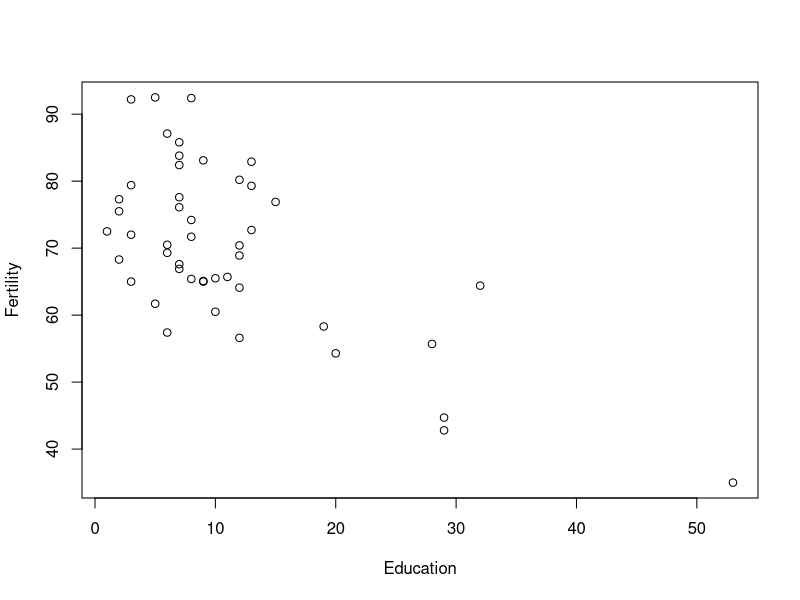
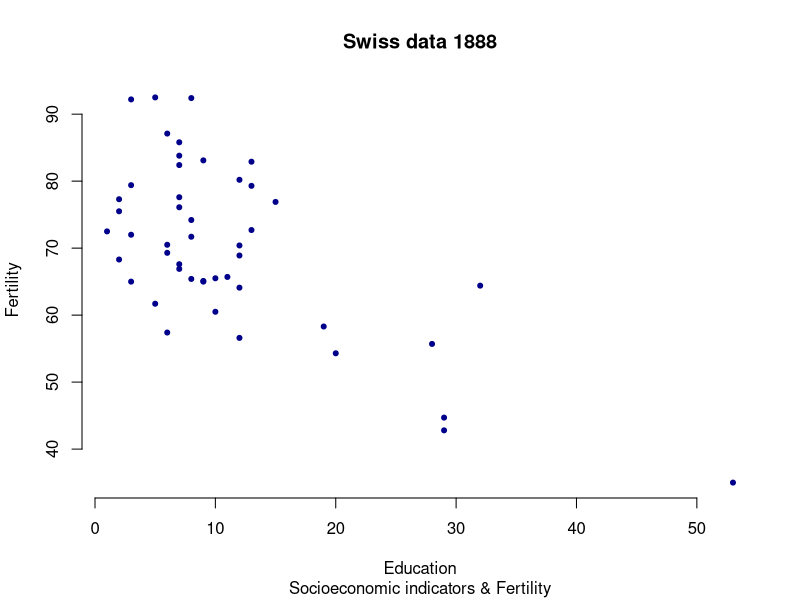
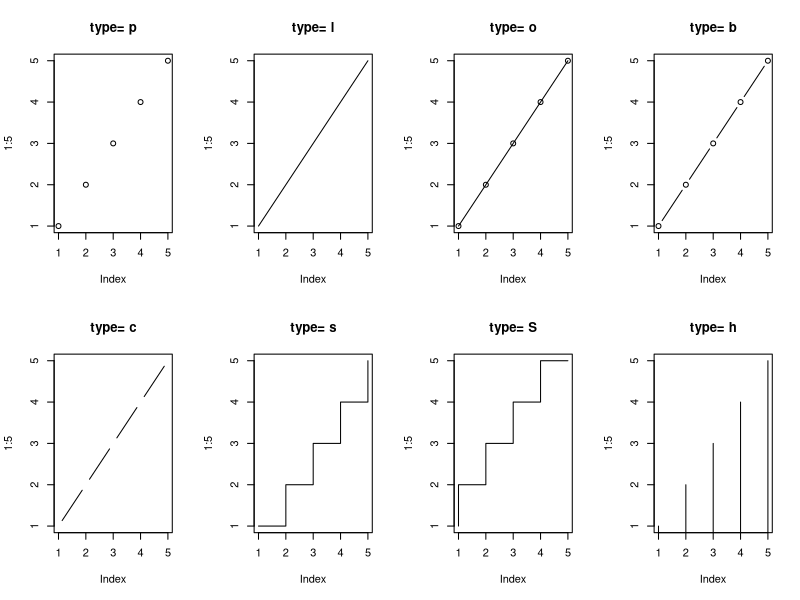
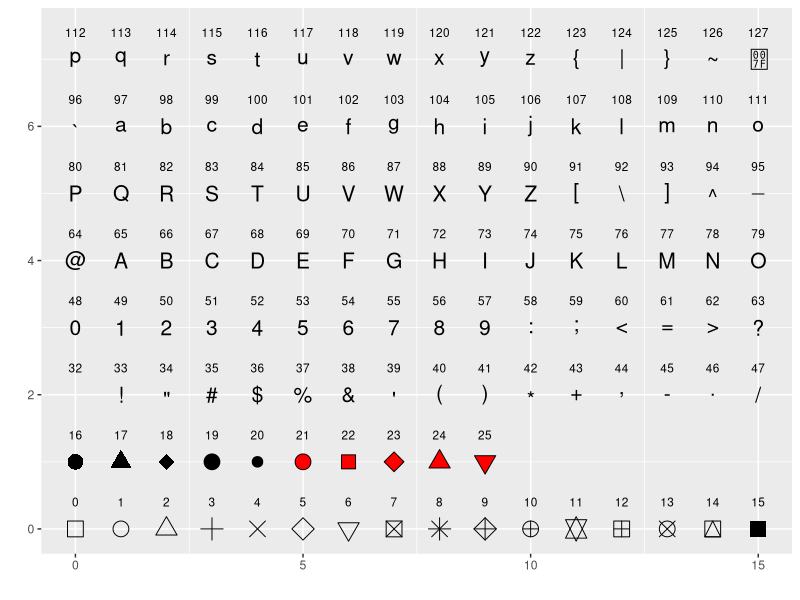
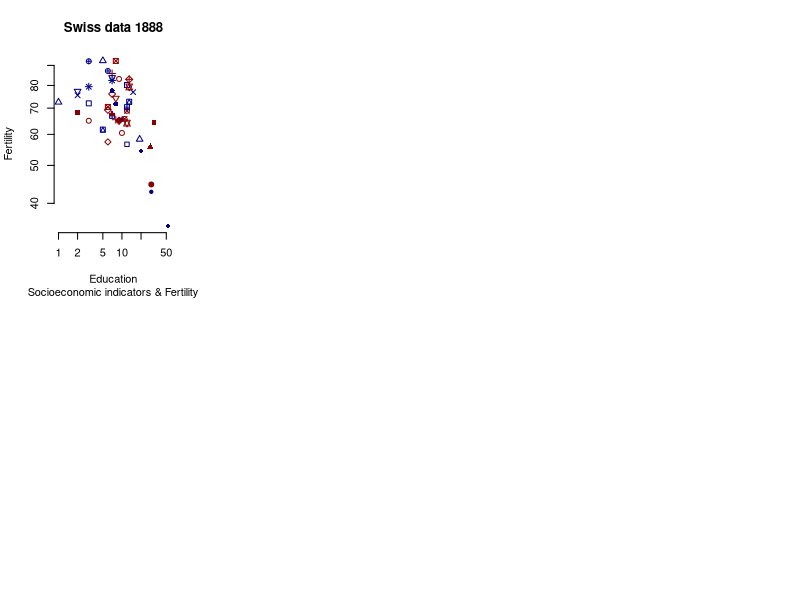
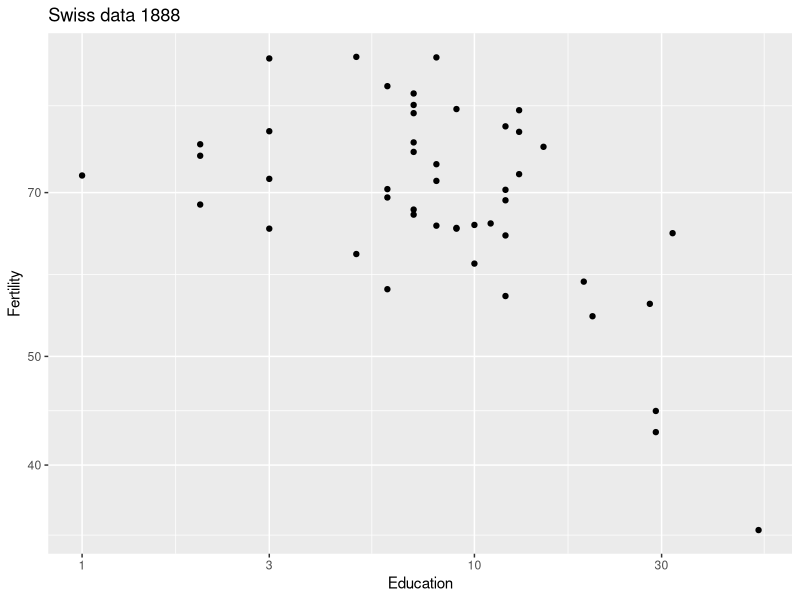
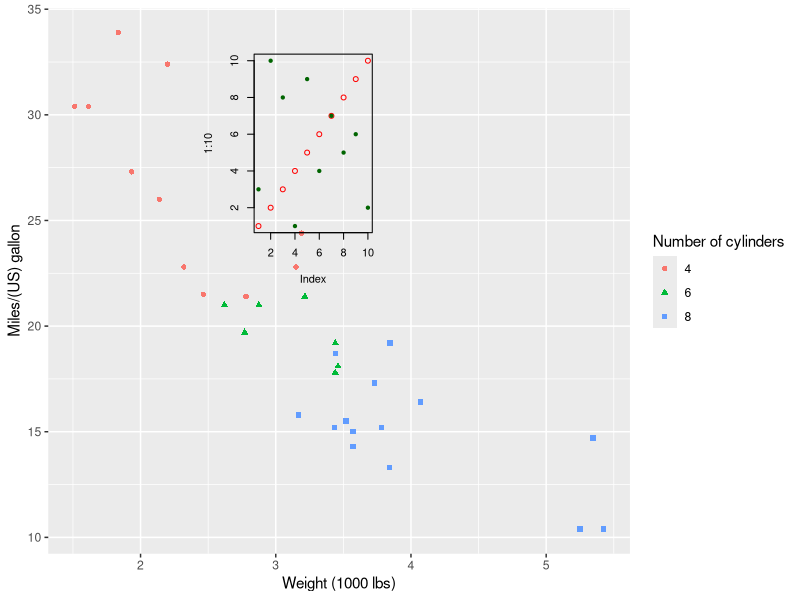
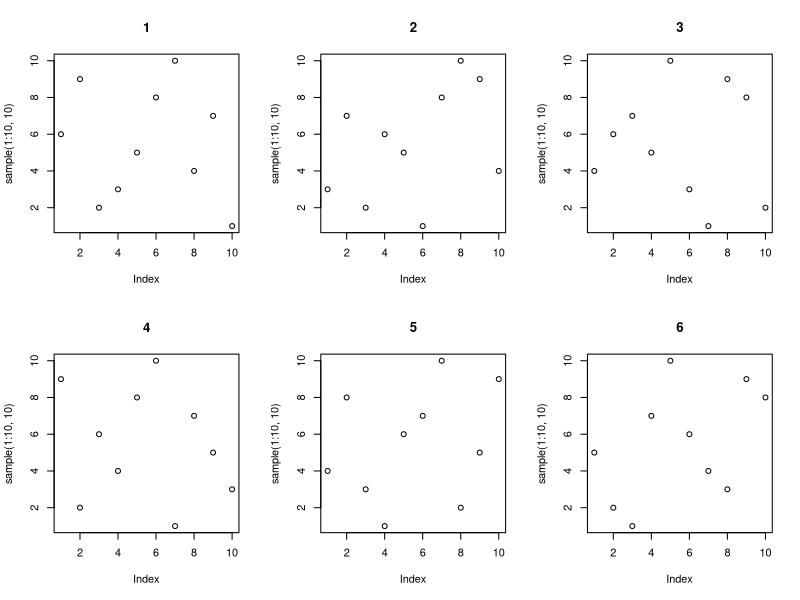

The R script that drew these images, in order:
## ---- chunk 1
color_block = function(color) {
  function(x, options) sprintf('\\color{%s}\\begin{verbatim}%s\\end{verbatim}',
                               color, x)
}

## 将错误信息用红色字体显示
knitr::knit_hooks$set(error = color_block('red'))
## ---- chunk 2
head(swiss);
## ---- chunk 3
with( swiss, plot( Education, Fertility ) );
## ---- chunk 4
with( swiss, plot(Education, Fertility, type = "p", main = "Swiss data 1888", 
                  sub = "Socioeconomic indicators & Fertility", 
                  xlab = "Education", ylab = "Fertility", col = "darkblue", 
                  xlim = range( Education ), ylim = range( Fertility ), 
                  pch = 20, frame.plot = F) );
## ---- chunk 5
par( mfrow = c(2,4) ); ### 在一张图上画 2 x 4 个 panel 
opts <- c( "p", "l", "o", "b", "c", "s", "S", "h" );
for( o in opts ){
  plot(1:5, type = o, main = paste( "type=", o ) );
}
## ---- chunk 6
library(tidyverse);
ggplot( data.frame( p = c(0:25, 32:127) ) ) +
  scale_y_continuous( name = "" ) + scale_x_continuous( name = "" ) + 
  scale_shape_identity() + 
  geom_point( aes( x = p%%16, y = p%/%16, shape = p ), size = 5, fill = "red" ) + 
  geom_text( aes( x = p %% 16, y = p%/%16 + 0.4, label = p  ), size = 3 );
## ---- chunk 7
with( swiss, plot(Education, Fertility, type = "p", main = "Swiss data 1888", 
                  sub = "Socioeconomic indicators & Fertility", 
                  xlab = "Education", ylab = "Fertility", col = c("darkblue", "darkred"), 
                  xlim = range( Education ), ylim = range( Fertility ), 
                  pch = 0:25, frame.plot = F, log = "xy") );
## 注： 也可以用 log='x' 或 log='y' 只对一个axis 进行 log 处理
## ---- chunk 8
ggplot( swiss, aes( x = Education, y = Fertility ) ) + 
  geom_point(  ) + scale_x_log10() + scale_y_log10() + 
  xlab( "Education" ) + ylab( "Fertility" ) + 
  ggtitle( "Swiss data 1888" );
## ---- chunk 9
ggplot( mtcars, aes( x = wt, y = mpg, colour = factor( cyl ), shape = factor(cyl) ) ) +
  geom_point() + xlab( "Weight (1000 lbs)" ) + ylab( "Miles/(US) gallon" ) +
  labs( colour = "Number of cylinders", shape = "Number of cylinders" ) ;
## ---- chunk 10
plot( 1:10, col = "red" ); ## high level 
points( sample(1:10, 10), col = "darkgreen", pch = 20 ); ## low level
## ---- chunk 11
par( c( "mar", "bg" ) ); ## 显示指定参数的值
## 显示所有参数 
par(); 
## ---- chunk 12
par( mfrow=c(2,3) );
for( i in 1:6 )
  plot( sample( 1:10, 10 ), main = i );
## ---- chunk 13
par( mfcol=c(2,3) );
for( i in 1:6 )
  plot( sample( 1:10, 10 ), main = i );
## ---- chunk 14
year1 <- c(7, 12, 28, 3, 41);
year2 <- c(14, 7, 6, 19, 3);

plot( year1, type = "o", pch = 20, col = "red", xlab = "Month", ylab = "Rain fall", 
      main = "Rain fall chart");
lines( year2, type = "o", pch = 20, col = "blue");
## ---- chunk 15
plot( year2, type = "o", pch = 20, col = "blue", xlab = "Month", ylab = "Rain fall", 
      main = "Rain fall chart");
lines( year1, type = "o", pch = 20, col = "red");
## ---- chunk 16
df <- rbind( tibble( month = 1:length( year1 ), value = year1, cat = "Year1" ),
             tibble( month = 1:length( year2 ), value = year2, cat = "Year2 ") );

plot1 <-  ## 将图保存在变量中；
  ggplot( df, aes( x = month, y = value, colour = cat) ) + 
  geom_line() + geom_point() + 
  xlab( "Month" ) + ylab( "Rain fall" ) +
  labs( colour = "Year");
plot1;  ## 画图
## ---- chunk 17
plot1 + 
  geom_point( data = data.frame( x2 = 1:5, y2 = sample(30:100, 5) ),  ## 注意： data = 是必须的
          aes( x = x2, y = y2 ),  ## 使用自己的 aes ... 
          colour =  c("darkgreen", "red", "blue", "gold", "purple") , shape = 15, size = 4 )
## ---- chunk 18
plot1 + 
  geom_point( data = data.frame( x2 = 1:5, y2 = sample(30:100, 5) ),  ## 注意： data = 是必须的
              aes( x = x2, y = y2 , colour = factor( y2 ) ),  ## colour 在 aes 内部
              shape = 15, size = 4 )
## ---- chunk 19
ggplot( data = data.frame( x2 = 1:5, y2 = sample(30:100, 5) ),
        aes( x = x2, y = y2 , colour = y2 ) ) + 
  geom_point( shape = 15, size = 4 )
## ---- chunk 20
df$col <- sample( colours(), 10 ); ## 现有我们有颜色了！
ggplot(df, aes( x = month, y = value, colour = col ) ) +  
  geom_point( size = 4, shape = 15 ) + facet_grid( ~ cat );
## ---- chunk 21
ggplot(df, aes( x = month, y = value, colour = col ) ) + 
  geom_point( size = 4, shape = 15 ) + facet_grid( ~ cat ) +  ##  facet_grid 又是什么？？ 
  scale_color_identity(); ## magic !! 
## ---- chunk 22
ggplot(mtcars, aes( wt , mpg)) + geom_point() +
  scale_y_log10()
## ---- chunk 23
ggplot(mtcars, aes( wt , mpg)) + geom_point() +
  coord_trans( y = "log10" );
## ---- chunk 24
plot1 <-  ggplot(mtcars, aes(x = factor(cyl))) +
  geom_bar(width = 1, colour = "black");
plot1;
## ---- chunk 25
plot1 + coord_polar();
## ---- chunk 26
qplot(displ, hwy, data=mpg, facets = . ~ year) + geom_smooth();
## ---- chunk 27
## 作图
ggplot( swiss, aes( x = Education, y = Fertility ) ) +
  geom_point( shape = 20 );

## 分析
with( swiss, cor.test( Education, Fertility  )$estimate );
## ---- chunk 28
m = lm(Fertility ~ Education, swiss);
c = cor.test( swiss$Fertility, swiss$Education );
eq <- substitute( atop( italic(y) == a + b %.% italic(x),
                            italic(r)^2~"="~r2*","~italic(p)==pvalue ),
                      list(a = as.vector( format(coef(m)[1], digits = 2) ),
                           b =  as.vector(  format(coef(m)[2], digits = 2) ),
                           r2 =  as.vector( format(summary(m)$r.squared, digits = 2) ),
                           pvalue =  as.vector( format( c$p.value , digits = 2) ) )
    )

eq <- as.character(as.expression(eq));

ggplot(swiss, aes( x = Education,  y = Fertility ) ) +
        geom_point( shape = 20 ) +
        geom_smooth( se = T ) +
        geom_text( data = NULL,
                   aes( x = 30, y = 80, label= eq, hjust = 0, vjust = 1),
                   size = 4, parse = TRUE, inherit.aes=FALSE);
## ---- chunk 29
td <- expand.grid(
    hjust=c(0, 0.5, 1),
    vjust=c(0, 0.5, 1),
    angle=c(0, 45, 90),
    text="text"
)

ggplot(td, aes(x=hjust, y=vjust)) + 
    geom_point() +
    geom_text(aes(label=text, angle=angle, hjust=hjust, vjust=vjust)) + 
    facet_grid(~angle) +
    scale_x_continuous(breaks=c(0, 0.5, 1), expand=c(0, 0.2)) +
    scale_y_continuous(breaks=c(0, 0.5, 1), expand=c(0, 0.2))
## ---- chunk 30
greeks <- c("Alpha", "Beta", "Gamma", "Delta", "Epsilon", "Zeta",
            "Eta", "Theta", "Iota", "Kappa", "Lambda", "Mu",
            "Nu", "Xi", "Omicron", "Pi", "Rho", "Sigma",
            "Tau", "Upsilon", "Phi", "Chi", "Psi", "Omega");

dat <- data.frame( x = rep( 1:6, 4 ), y = rep( 4:1, each = 6), greek = greeks );

plot2 <- 
  ggplot( dat, aes(x=x,y=y) ) + geom_point(size = 0) +
    # 画希腊字符，注意下面两行代码的区别
    geom_text( aes( x, y + 0.1, label = tolower( greek ) ), size = 10, parse = T ) +
    geom_text( aes( x, y - 0.1, label = tolower( greek ) ), size = 5  );
## ---- chunk 31
plot2;
## ---- chunk 32
eq <- expression(paste(frac(1, sigma*sqrt(2*pi)), " ",
                       plain(e)^{frac(-(x-mu)^2, 2*sigma^2)}));

ggplot( data.frame(x=1:10, y=1:10), aes( x,y ) ) + 
    geom_point( size = 0 ) +
    geom_text(data = NULL, x = 5, y = 5, size = 12,
              label = as.character(eq), parse = TRUE );
## ---- chunk 33
x <- 1.24;
y <- 0.6;

ex <- bquote(.(parse(text=paste( "observed (", "italic(R)^2==", 
                               x,  "^bold(", x, "), n == ", y, ")", 
                               sep = "  " ))) );

ggplot( data.frame(x=1:10, y=1:10), aes( x,y ) ) + geom_point( size = 0 ) +
    geom_text(data = NULL, x = 5, y = 5, size = 8,
              label = as.character(ex), parse = TRUE );
## ---- chunk 34
x_mean <- 1.5;
x_sd <- 1.2;

# 表达式
ex <- substitute(
    paste(X[i], " ~ N(", mu, "=", m, ", ", sigma^2, "=", s2, ")"),
    list(m = x_mean, s2 = x_sd^2)
);

# histogram
ggplot( data.frame( x = rnorm(100, x_mean, x_sd) ), aes( x ) ) +
    geom_histogram( binwidth=0.5 ) +
    ggtitle(ex); ## 为什么不需要 parse = TURE ???? 
## ---- chunk 35
grades2 <- read_delim( file = "data/talk05/grades2.txt", delim = "\t",
                       quote = "", col_names = T);
knitr::kable( grades2 );
## ---- chunk 36
ggplot( grades2 %>% filter( grade >= 60 ), aes( name ) ) +
  geom_bar();
## ---- chunk 37
## 先做统计
cnt <- grades2 %>% group_by( name ) %>% summarise( cnt = sum( grade >= 60 )  );
ggplot( cnt, aes( x = name, y = cnt ) ) +
  geom_bar( stat = "identity" );
## ---- chunk 38
speabu <-read_tsv( file = "data/talk09/mock_species_abundance.txt"  );
head( speabu );
## ---- chunk 39
ggplot( speabu, aes( x = id, y = abundance, fill = genus ) ) + 
  geom_bar( stat = "identity", position = "stack", color = "black", width = 0.8 );
## ---- chunk 40
speabu$genus <- factor( speabu$genus, levels = rev( c( "Enterobacteriaceae", "Lachnospiraceae", "Bacteroidaceae", "Lactobacillaceae", 
       "Clostridiaceae", "Ruminococcaceae", "Prevotellaceae", "Erysipelotrichaceae", "Streptococcaceae", "Enterococcaceae", "Other" ) ) );
ggplot( speabu, aes( x = id, y = abundance, fill = genus ) ) + 
  geom_bar( stat = "identity", position = "stack", color = "black", width = 0.8 );
## ---- chunk 41
speabu$genus <- reorder( speabu$genus, speabu$abundance, median );
ggplot( speabu, aes( x = id, y = abundance, fill = genus ) ) + 
  geom_bar( stat = "identity", position = "stack", color = "white", width = 0.8 );
## ---- chunk 42
ggplot( speabu, aes( x = id, y = abundance, fill = genus ) ) + 
  geom_bar( stat = "identity", position = "dodge", color = "white", width = 0.8 );
## ---- chunk 43
## 先计算显示位置
speabu <- speabu %>% arrange( id, desc( factor( genus ) ) ) %>% 
  group_by( id ) %>% mutate( ypos = cumsum( abundance ) - abundance / 2 );
## 画图
ggplot( speabu, aes( x = id, y = abundance, fill = genus ) ) + 
  geom_bar( stat = "identity", position = "stack", color = "black", width = 0.8 ) +
  geom_text( aes( y = ypos, label = paste( abundance, "%", sep = "" ) ), color = "white" );
## ---- chunk 44
df2 <- data.frame(supp=rep(c("VC", "OJ"), each=3),
               dose=rep(c("D0.5", "D1", "D2"),2),
              len=c(6.8, 15, 33, 4.2, 10, 29.5))
ggplot( df2, aes(x=factor(dose), y=len, fill=supp)) +
  geom_bar(stat="identity", position=position_dodge())+
  geom_text(aes(label=len), vjust=1.6, color="white",
            position = position_dodge(0.9), size=3.5)
## ---- chunk 45
ggplot(ToothGrowth, aes(x=factor( dose ), y=len, fill=supp)) +
  geom_boxplot()
## ---- chunk 46
ggplot(ToothGrowth, aes(x=factor( dose ), y=len, fill=supp)) +
  geom_boxplot() + scale_fill_brewer( palette = "Paired" ) + theme_minimal();
## ---- chunk 47
ggplot(ToothGrowth, aes(x=factor( dose ), y=len, fill=supp)) +
  geom_boxplot() + scale_fill_brewer( palette = "Paired" ) + theme_minimal() +
  labs( fill = "Supplement" ) + theme( legend.position = "top" );
## ---- chunk 48
library("ggsci")
library("ggplot2")
library("gridExtra")
data("diamonds")
p1 <- ggplot(
  subset(diamonds, carat >= 2.2),
  aes(x = table, y = price, colour = cut)
) +
  geom_point(alpha = 0.7) +
  geom_smooth(method = "loess", alpha = 0.05, size = 1, span = 1) +
  theme_bw()

p2 <- ggplot(
  subset(diamonds, carat > 2.2 & depth > 55 & depth < 70),
  aes(x = depth, fill = cut)
) +
  geom_histogram(colour = "black", binwidth = 1, position = "dodge") +
  theme_bw()
## ---- chunk 49
p1_npg <- p1 + scale_color_npg()
p2_npg <- p2 + scale_fill_npg()
grid.arrange(p1_npg, p2_npg, ncol = 2)
## ---- chunk 50
ggplot( mtcars, aes( x = wt, y = mpg ) ) +
  geom_point() +
  facet_grid( . ~ cyl );
## ---- chunk 51
ggplot( mtcars, aes( x = wt, y = mpg ) ) +
  geom_point() + geom_smooth( method = "lm" ) + 
  facet_grid( . ~ cyl );
## ---- chunk 52
ggplot( mtcars, aes( x = wt, y = mpg ) ) +
  geom_point() + geom_smooth( method = "lm" ) + 
  facet_wrap( . ~ cyl , ncol = 2, dir = "v");
